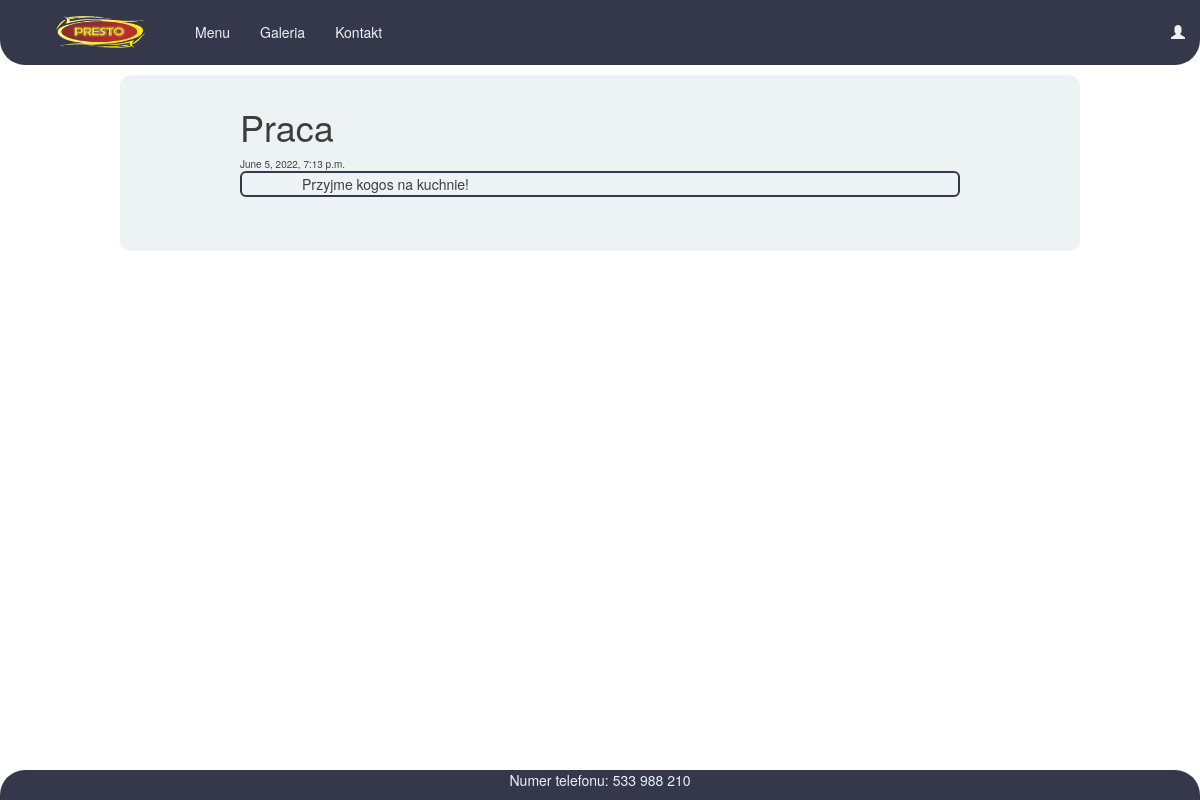
/post/16/, run on the app's committed database.
### PrestoApp/models.py (models this page shows, shortened)
class Post(models.Model):
    author = models.ForeignKey('auth.User', on_delete=models.CASCADE)
    title = models.CharField(max_length=200)
    text = models.TextField()
    create_date = models.DateTimeField(default=timezone.now)
    published_date = models.DateTimeField(blank=True, null=True)

### PrestoApp/views.py (the view)
# urls.py: path('post/<int:pk>/',views.PostDetailView.as_view(),name='post_detail'),
class PostDetailView(DetailView):
    model = Post

### PrestoApp/templates/PrestoApp/post_detail.html (shortened to what this page needs)
{% extends "PrestoApp/base.html" %}
{% block content %}
  <h1 class="posttitle loader">{{post.title}}</h1>
  {% if post.published_date %}
    <div class="date postdate">
      {{post.published_date}}
    </div>
  {% else %}
    <a class = 'btn btn-primary' href="{% url 'post_publish' pk=post.pk%}">Opublikuj</a>
  {% endif %}
    <p class= 'postcontent jumbotron'> {{post.text|safe|linebreaksbr}}</p>
{% endblock %}

### PrestoApp/static/CSS/prestostyle.css (style rules this page uses)
body { background-image: url("/static/IMAGES/pobrane.jpg"); background-size: 100%; padding-top: 75px; }
.jumbotron { background:transparent; border: 2px solid #2b2d42; padding-top: 1px; padding-left:1px; padding-bottom: 1px; }
.date { font-size: 10px; }

### data on the page
Post: title "Praca", published_date "June 5, 2022, 7:13 p.m.", text "Przyjme kogos na kuchnie!"
